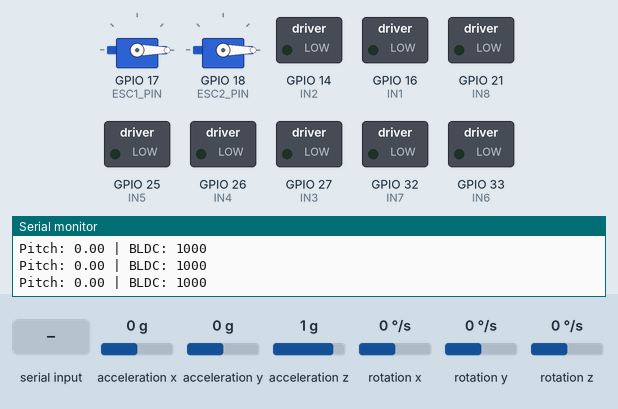
Simulated run of this sketch. Board: ESP32. Shown: 2 × servo, switched loads named in the sketch (green lamp = pin HIGH), the last lines printed to the serial monitor. The inputs (shaded band) are chosen by the test bench; at power-on: acceleration y 0 g, acceleration x 0 g, acceleration z 1 g, rotation x 0 °/s, rotation y 0 °/s, rotation z 0 °/s. Nothing arrives over Bluetooth unless stated.

Above: at 7.2 s.
7.3 s: "F" received over the second serial link
At 7.8 s:
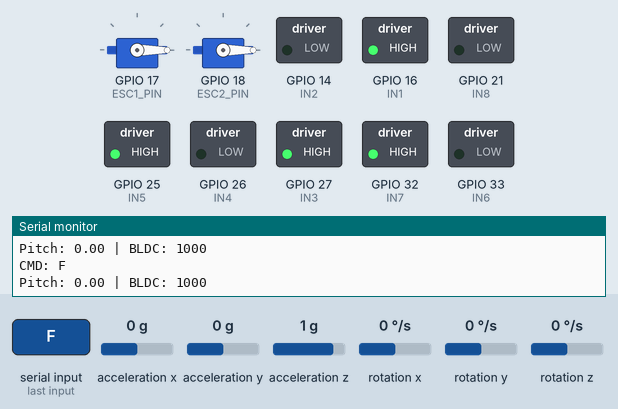
8.8 s: acceleration y set to -0.4 g
10.3 s: acceleration y set to -0.7 g
At 10.6 s:
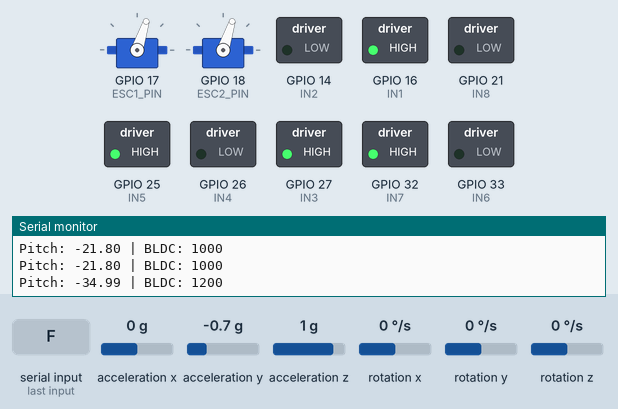
11.8 s: "B" received over the second serial link
At 12.9 s:
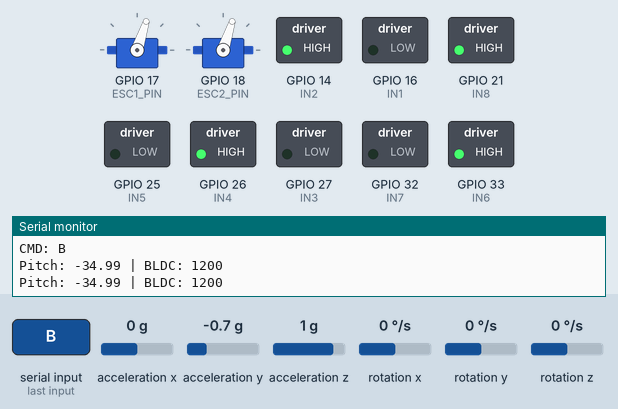
13.3 s: "L" received over the second serial link
At 13.9 s:
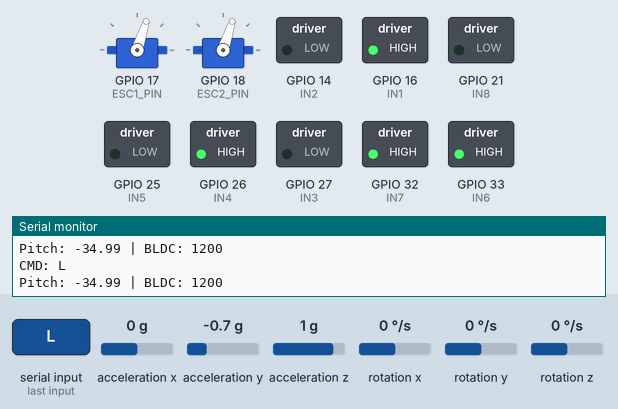
14.8 s: acceleration x set to -0.5 g
16.3 s: acceleration x set to -0.8 g
At 16.7 s:
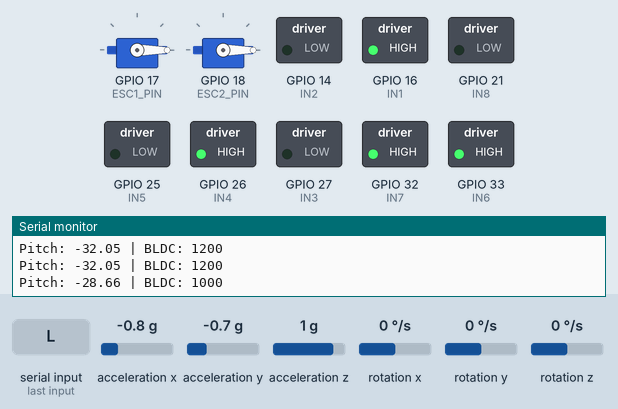
Timing chart, 0 to 18.8 s (numbered marks = the images above; inputs shaded):
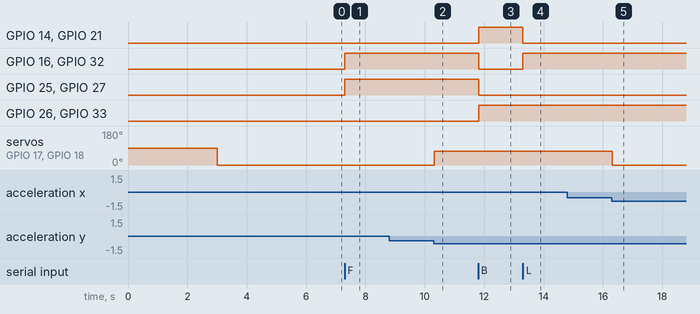

Measured:
- the behaviour switches between -0.5 and -0.6 g on acceleration y (found by bisection; images 1 and 2)
- the behaviour switches between -0.6 and -0.7 g on acceleration x (found by bisection; images 4 and 5)
- after the input at 7.3 s, GPIO 16 (IN1), GPIO 25 (IN5), GPIO 27 (IN3), GPIO 32 (IN7): LOW → HIGH at once
- after the input at 10.3 s, servo on GPIO 17 (ESC1_PIN), servo on GPIO 18 (ESC2_PIN): 0° → 72° at once
- after the input at 11.8 s, GPIO 14 (IN2), GPIO 21 (IN8), GPIO 26 (IN4), GPIO 33 (IN6): LOW → HIGH at once; GPIO 16 (IN1), GPIO 25 (IN5), GPIO 27 (IN3), GPIO 32 (IN7): HIGH → LOW at once
- after the input at 13.3 s, GPIO 14 (IN2), GPIO 21 (IN8): HIGH → LOW at once; GPIO 16 (IN1), GPIO 32 (IN7): LOW → HIGH at once
- after the input at 16.3 s, servo on GPIO 17 (ESC1_PIN), servo on GPIO 18 (ESC2_PIN): 72° → 0° at once

The sketch:

main.ino
```cpp
// ============================================================
// ESP32 ROBOT — v7 (V4.1)
// Wall-climbing robot with auto BLDC thrust control.
// Simplified back down to manual-only drive (F/B/L/R/S) so the
// BLDC/pitch integration could be isolated and tested cleanly.
// BLDC speed is automatic, based on pitch, whenever the robot
// is not stopped:
//   pitch >= 60 deg -> medium thrust
//   pitch >= 30 deg -> low thrust
//   otherwise        -> off
// ============================================================

#include <ESP32Servo.h>
#include "BluetoothSerial.h"
#include <Wire.h>
#include <MPU6050_tockn.h>

BluetoothSerial SerialBT;
MPU6050 mpu6050(Wire);

// =========================
// MOTORS
// =========================
#define IN1 16  // Front Right
#define IN2 14
#define IN3 27  // Front Left
#define IN4 26
#define IN5 25  // Rear Left
#define IN6 33
#define IN7 32  // Rear Right
#define IN8 21

// =========================
// ESC (BLDC)
// =========================
#define ESC1_PIN 17
#define ESC2_PIN 18

#define ESC_OFF    1000
#define ESC_LOW    1200
#define ESC_MEDIUM 1500

Servo esc1;
Servo esc2;

// =========================
// STATE
// =========================
char lastMove = 'S';
bool stopped  = true;

// =========================
// SETUP
// =========================
void setup() {

  // Force all motor pins LOW immediately.
  // Prevents floating pin state from driving motors on boot.
  int motorPins[] = {IN1, IN2, IN3, IN4, IN5, IN6, IN7, IN8};
  for (int i = 0; i < 8; i++) {
    pinMode(motorPins[i], OUTPUT);
    digitalWrite(motorPins[i], LOW);
  }

  Serial.begin(115200);
  SerialBT.begin("ESP32_ROBOT");

  // --- MPU6050 ---
  Wire.begin(22, 4);
  mpu6050.begin();
  Serial.println("Keep robot flat and still for calibration...");
  mpu6050.calcGyroOffsets(true);
  Serial.println("MPU6050 Ready");

  // --- ESC Arming ---
  esc1.attach(ESC1_PIN, ESC_OFF, ESC_MEDIUM);
  esc2.attach(ESC2_PIN, ESC_OFF, ESC_MEDIUM);
  Serial.println("Arming ESCs...");
  esc1.writeMicroseconds(ESC_OFF);
  esc2.writeMicroseconds(ESC_OFF);
  delay(3000);
  Serial.println("ESCs Armed");

  Serial.println("Robot Ready");
}

// =========================
// LOOP
// =========================
void loop() {

  mpu6050.update();
  float pitch = mpu6050.getAngleX();

  static unsigned long lastPrint = 0;
  if (millis() - lastPrint > 500) {
    Serial.print("Pitch: ");
    Serial.print(pitch);
    Serial.print(" | BLDC: ");
    Serial.println(getBLDCSpeed(pitch));
    lastPrint = millis();
  }

  if (SerialBT.available()) {
    char command = SerialBT.read();
    Serial.print("CMD: ");
    Serial.println(command);

    if (command == 'S') {
      stopped  = true;
      lastMove = 'S';
      stopAll();
      esc1.writeMicroseconds(ESC_OFF);
      esc2.writeMicroseconds(ESC_OFF);
      Serial.println("STOPPED - BLDC OFF");
    }
    else if (command == 'F' || command == 'B' ||
             command == 'L' || command == 'R') {
      stopped  = false;
      lastMove = command;
    }
  }

  if (!stopped) {
    autoBldc(pitch);
  }

  manualDrive(lastMove);

  delay(20);
}

// =========================
// AUTO BLDC THRUST
// =========================
void autoBldc(float pitch) {
  int speed = getBLDCSpeed(pitch);
  esc1.writeMicroseconds(speed);
  esc2.writeMicroseconds(speed);
}

int getBLDCSpeed(float pitch) {
  pitch = abs(pitch);
  if (pitch >= 60) return ESC_MEDIUM;
  if (pitch >= 30) return ESC_LOW;
  return ESC_OFF;
}

// =========================
// MANUAL DRIVE
// =========================
void manualDrive(char move) {

  if (move == 'F') {
    digitalWrite(IN1, HIGH); digitalWrite(IN2, LOW);
    digitalWrite(IN3, HIGH); digitalWrite(IN4, LOW);
    digitalWrite(IN5, HIGH); digitalWrite(IN6, LOW);
    digitalWrite(IN7, HIGH); digitalWrite(IN8, LOW);
  }
  else if (move == 'B') {
    digitalWrite(IN1, LOW); digitalWrite(IN2, HIGH);
    digitalWrite(IN3, LOW); digitalWrite(IN4, HIGH);
    digitalWrite(IN5, LOW); digitalWrite(IN6, HIGH);
    digitalWrite(IN7, LOW); digitalWrite(IN8, HIGH);
  }
  else if (move == 'L') pivotLeft();
  else if (move == 'R') pivotRight();
  else if (move == 'S') stopAll();
}

// =========================
// MOTOR FUNCTIONS
// =========================
void pivotLeft() {
  digitalWrite(IN3, LOW);  digitalWrite(IN4, HIGH);
  digitalWrite(IN5, LOW);  digitalWrite(IN6, HIGH);
  digitalWrite(IN1, HIGH); digitalWrite(IN2, LOW);
  digitalWrite(IN7, HIGH); digitalWrite(IN8, LOW);
}

void pivotRight() {
  digitalWrite(IN3, HIGH); digitalWrite(IN4, LOW);
  digitalWrite(IN5, HIGH); digitalWrite(IN6, LOW);
  digitalWrite(IN1, LOW);  digitalWrite(IN2, HIGH);
  digitalWrite(IN7, LOW);  digitalWrite(IN8, HIGH);
}

void stopAll() {
  digitalWrite(IN1, LOW); digitalWrite(IN2, LOW);
  digitalWrite(IN3, LOW); digitalWrite(IN4, LOW);
  digitalWrite(IN5, LOW); digitalWrite(IN6, LOW);
  digitalWrite(IN7, LOW); digitalWrite(IN8, LOW);
}
```
